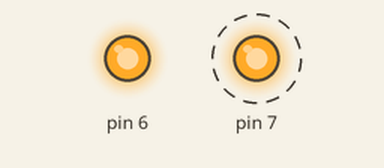
Simulated run of this sketch. Board: Arduino Uno, built with avr-gcc and run on an emulated ATmega328P. Parts: output pins drawn as LEDs (lit = HIGH). Dashed ring = blinking.

Above: at 0.5 s.
Timing chart, 0 to 4.6 s (numbered marks = the images above):
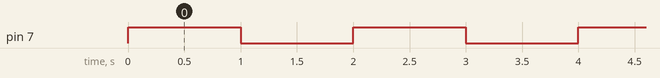

Measured:
- by itself, pin 7: alternates HIGH for 1.0 s and LOW for 1.0 s

The sketch:

exerc_5_1.ino
```cpp
// (C) Maryam Esmaeili Darestani, Lucas Nordgren, Hannah Shiels: Group 6 2022
// Work package 5
// Exercise 1
// Submission code: 836121


// define pins to use
#define PINS 0b11000000 // pins 6 and 7
// define pins that are set to HIGH
#define BUTTON_PIN_ON 0b01000000 // digital pin 6 high
#define LED_BUTTON_ON 0b11000000 // digital pins 6 and 7

#define DELAY 1000 // milliseconds to delay, 1 second

void setup()
{
  DDRD = PINS; // set up pins 6 and 7
  PORTD = BUTTON_PIN_ON; // sets digital pin 6 HIGH, turns on second led when button is pressed
}

void loop()
{
  blink_led(); // blink led
}

void blink_led()
{
  PORTD = LED_BUTTON_ON; // turn on led on pin 7
  delay(DELAY); // wait for 1000 millisecond(s)
  PORTD = BUTTON_PIN_ON; // turn off led on pin 7
  delay(DELAY); // wait for 1000 millisecond(s)
}
```
